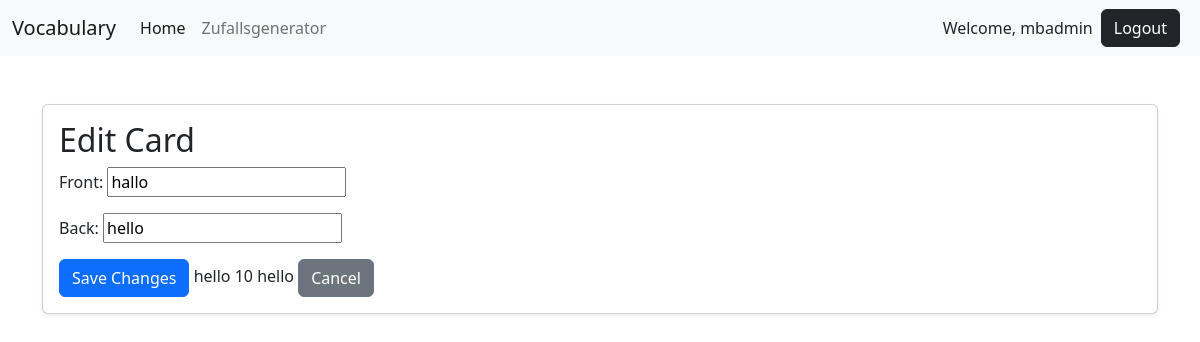
/stack/10/card/14/edit/ (signed in), run on the app's committed database.
### vocab/models.py (models this page shows, shortened)
class Card(models.Model):
    front = models.CharField(max_length=1000)
    back = models.CharField(max_length=1000)
    user = models.ForeignKey(User, on_delete=models.CASCADE)
    stack = models.ForeignKey(
        Stack, on_delete=models.CASCADE, related_name='cards')
    created_at = models.DateTimeField(default=timezone.now)  # Timestamp field
    correct_answers = models.PositiveIntegerField(default=0)
    incorrect_answers = models.PositiveIntegerField(default=0)
    quiz_results = models.TextField(default='')
    last_quiz_timestamp = models.DateTimeField(blank=True, null=True)  # Timestamp of the last quiz

class Stack(models.Model):
    name = models.CharField(max_length=255)
    user = models.ForeignKey(User, on_delete=models.CASCADE)
    created_at = models.DateTimeField(auto_now_add=True)  # Timestamp field
    last_quiz_timestamp = models.DateTimeField(null=True, blank=True)  # Add this field

### vocab/views.py (the view, shortened to what this page needs)
class EditCardView(UpdateView):
    model = Card
    fields = ['front', 'back']  # Adjust fields according to your model
    template_name = 'vocab/edit_card.html'
    def get_context_data(self, **kwargs):
        context = super().get_context_data(**kwargs)
        context['stack'] = self.object.stack
        return context

### vocab/templates/vocab/edit_card.html (shortened to what this page needs)
{% extends 'profiles/base.html' %}
{% block content %}
<div class="container mt-5">
    <div class="card shadow-sm">
        <div class="card-body">
            <h2 class="card-title">Edit Card</h2>
            <form method="post">
                {{ form.as_p }}
                <button type="submit" class="btn btn-primary">Save Changes</button>
                hello
                {{stack.id}}
                hello
                <a href="{% url 'vocab:stack_detail' stack.id %}" class="btn btn-secondary">Cancel</a>
            </form>
        </div>
    </div>
</div>
{% endblock %}

### profiles/templates/profiles/navbar.html (shortened to what this page needs)
<nav class="navbar navbar-expand-lg bg-light">
  <div class="container-fluid">
    <a class="navbar-brand" href="{% url 'vocab:home' %}">Vocabulary</a>
    <div class="collapse navbar-collapse" id="navbarSupportedContent">
      <ul class="navbar-nav me-auto mb-2 mb-lg-0">
        <li class="nav-item">
          <a class="nav-link active" aria-current="page" href="{% url 'vocab:home' %}">Home</a>
        </li>
        <li class="nav-item">
          <a class="nav-link" href="{% url 'vocab:random_direction' %}">Zufallsgenerator</a>
        </li>
      </ul>
      {% if user.is_authenticated %}
      <li class="nav-item nav-link">
        Welcome, {{ user.username }}
      </li>
      <li class="nav-item nav-link">
        <form action="{% url 'profiles:logout' %}" method="post" style="display:inline;">
          <button class="btn btn-dark mx-2" type="submit">Logout</button>
        </form>
      </li>
      {% else %}
        <li class="d-flex nav-item">
          <a class="nav-link" href="{% url 'profiles:login' %}">Login</a>
          <span class="nav-link mx-2">|</span>
          <a class="nav-link" href="{% url 'profiles:register' %}">Register</a>
        </li>
      {% endif %}
    </div>
  </div>
</nav>

### data on the page
Card: front "hallo", back "hello"
Stack: id "10"

### other printed values
{{ user.username }} "mbadmin"
